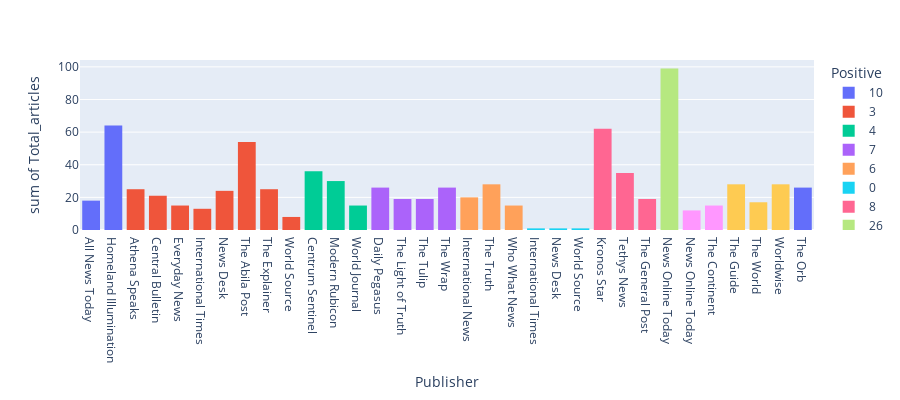

Write notebook code for a chart like this one.
### Code cell
fig = px.histogram(df_publisher, x=df_publisher.index, y="Total_articles",
             color='Positive',
             height=400)
fig.show()

### Figure 1 — Plotly figure (JSON) as saved in the notebook; plotly's stock layout.template omitted (floating-point values rounded to 4 significant figures)
{"data": [{"alignmentgroup": "True", "bingroup": "x", "histfunc": "sum", "hovertemplate": "Positive=10<br>Publisher=%{x}<br>sum of Total_articles=%{y}<extra></extra>", "legendgroup": "10", "marker": {"color": "#636efa", "pattern": {"shape": ""}}, "name": "10", "offsetgroup": "10", "orientation": "v", "showlegend": true, "type": "histogram", "x": ["All News Today", "Homeland Illumination"], "xaxis": "x", "y": [18, 64], "yaxis": "y"}, {"alignmentgroup": "True", "bingroup": "x", "histfunc": "sum", "hovertemplate": "Positive=3<br>Publisher=%{x}<br>sum of Total_articles=%{y}<extra></extra>", "legendgroup": "3", "marker": {"color": "#EF553B", "pattern": {"shape": ""}}, "name": "3", "offsetgroup": "3", "orientation": "v", "showlegend": true, "type": "histogram", "x": ["Athena Speaks", "Central Bulletin", "Everyday News", "International Times", "News Desk", "The Abila Post", "The Explainer", "World Source "], "xaxis": "x", "y": [25, 21, 15, 13, 24, 54, 25, 8], "yaxis": "y"}, {"alignmentgroup": "True", "bingroup": "x", "histfunc": "sum", "hovertemplate": "Positive=4<br>Publisher=%{x}<br>sum of Total_articles=%{y}<extra></extra>", "legendgroup": "4", "marker": {"color": "#00cc96", "pattern": {"shape": ""}}, "name": "4", "offsetgroup": "4", "orientation": "v", "showlegend": true, "type": "histogram", "x": ["Centrum Sentinel", "Modern Rubicon", "World Journal"], "xaxis": "x", "y": [36, 30, 15], "yaxis": "y"}, {"alignmentgroup": "True", "bingroup": "x", "histfunc": "sum", "hovertemplate": "Positive=7<br>Publisher=%{x}<br>sum of Total_articles=%{y}<extra></extra>", "legendgroup": "7", "marker": {"color": "#ab63fa", "pattern": {"shape": ""}}, "name": "7", "offsetgroup": "7", "orientation": "v", "showlegend": true, "type": "histogram", "x": ["Daily Pegasus", "The Light of Truth", "The Tulip", "The Wrap"], "xaxis": "x", "y": [26, 19, 19, 26], "yaxis": "y"}, {"alignmentgroup": "True", "bingroup": "x", "histfunc": "sum", "hovertemplate": "Positive=6<br>Publisher=%{x}<br>sum of Total_articles=%{y}<extra></extra>", "legendgroup": "6", "marker": {"color": "#FFA15A", "pattern": {"shape": ""}}, "name": "6", "offsetgroup": "6", "orientation": "v", "showlegend": true, "type": "histogram", "x": ["International News", "The Truth", "Who What News"], "xaxis": "x", "y": [20, 28, 15], "yaxis": "y"}, {"alignmentgroup": "True", "bingroup": "x", "histfunc": "sum", "hovertemplate": "Positive=0<br>Publisher=%{x}<br>sum of Total_articles=%{y}<extra></extra>", "legendgroup": "0", "marker": {"color": "#19d3f3", "pattern": {"shape": ""}}, "name": "0", "offsetgroup": "0", "orientation": "v", "showlegend": true, "type": "histogram", "x": ["International Times ", "News Desk ", "World Source"], "xaxis": "x", "y": [1, 1, 1], "yaxis": "y"}, {"alignmentgroup": "True", "bingroup": "x", "histfunc": "sum", "hovertemplate": "Positive=8<br>Publisher=%{x}<br>sum of Total_articles=%{y}<extra></extra>", "legendgroup": "8", "marker": {"color": "#FF6692", "pattern": {"shape": ""}}, "name": "8", "offsetgroup": "8", "orientation": "v", "showlegend": true, "type": "histogram", "x": ["Kronos Star", "Tethys News", "The General Post"], "xaxis": "x", "y": [62, 35, 19], "yaxis": "y"}, {"alignmentgroup": "True", "bingroup": "x", "histfunc": "sum", "hovertemplate": "Positive=26<br>Publisher=%{x}<br>sum of Total_articles=%{y}<extra></extra>", "legendgroup": "26", "marker": {"color": "#B6E880", "pattern": {"shape": ""}}, "name": "26", "offsetgroup": "26", "orientation": "v", "showlegend": true, "type": "histogram", "x": ["News Online Today"], "xaxis": "x", "y": [99], "yaxis": "y"}, {"alignmentgroup": "True", "bingroup": "x", "histfunc": "sum", "hovertemplate": "Positive=2<br>Publisher=%{x}<br>sum of Total_articles=%{y}<extra></extra>", "legendgroup": "2", "marker": {"color": "#FF97FF", "pattern": {"shape": ""}}, "name": "2", "offsetgroup": "2", "orientation": "v", "showlegend": true, "type": "histogram", "x": ["News Online Today ", "The Continent"], "xaxis": "x", "y": [12, 15], "yaxis": "y"}, {"alignmentgroup": "True", "bingroup": "x", "histfunc": "sum", "hovertemplate": "Positive=9<br>Publisher=%{x}<br>sum of Total_articles=%{y}<extra></extra>", "legendgroup": "9", "marker": {"color": "#FECB52", "pattern": {"shape": ""}}, "name": "9", "offsetgroup": "9", "orientation": "v", "showlegend": true, "type": "histogram", "x": ["The Guide", "The World", "Worldwise"], "xaxis": "x", "y": [28, 17, 28], "yaxis": "y"}, {"alignmentgroup": "True", "bingroup": "x", "histfunc": "sum", "hovertemplate": "Positive=13<br>Publisher=%{x}<br>sum of Total_articles=%{y}<extra></extra>", "legendgroup": "13", "marker": {"color": "#636efa", "pattern": {"shape": ""}}, "name": "13", "offsetgroup": "13", "orientation": "v", "showlegend": true, "type": "histogram", "x": ["The Orb"], "xaxis": "x", "y": [26], "yaxis": "y"}], "layout": {"barmode": "relative", "height": 400, "legend": {"title": {"text": "Positive"}, "tracegroupgap": 0}, "margin": {"t": 60}, "xaxis": {"anchor": "y", "domain": [0, 1], "title": {"text": "Publisher"}}, "yaxis": {"anchor": "x", "domain": [0, 1], "title": {"text": "sum of Total_articles"}}}}
